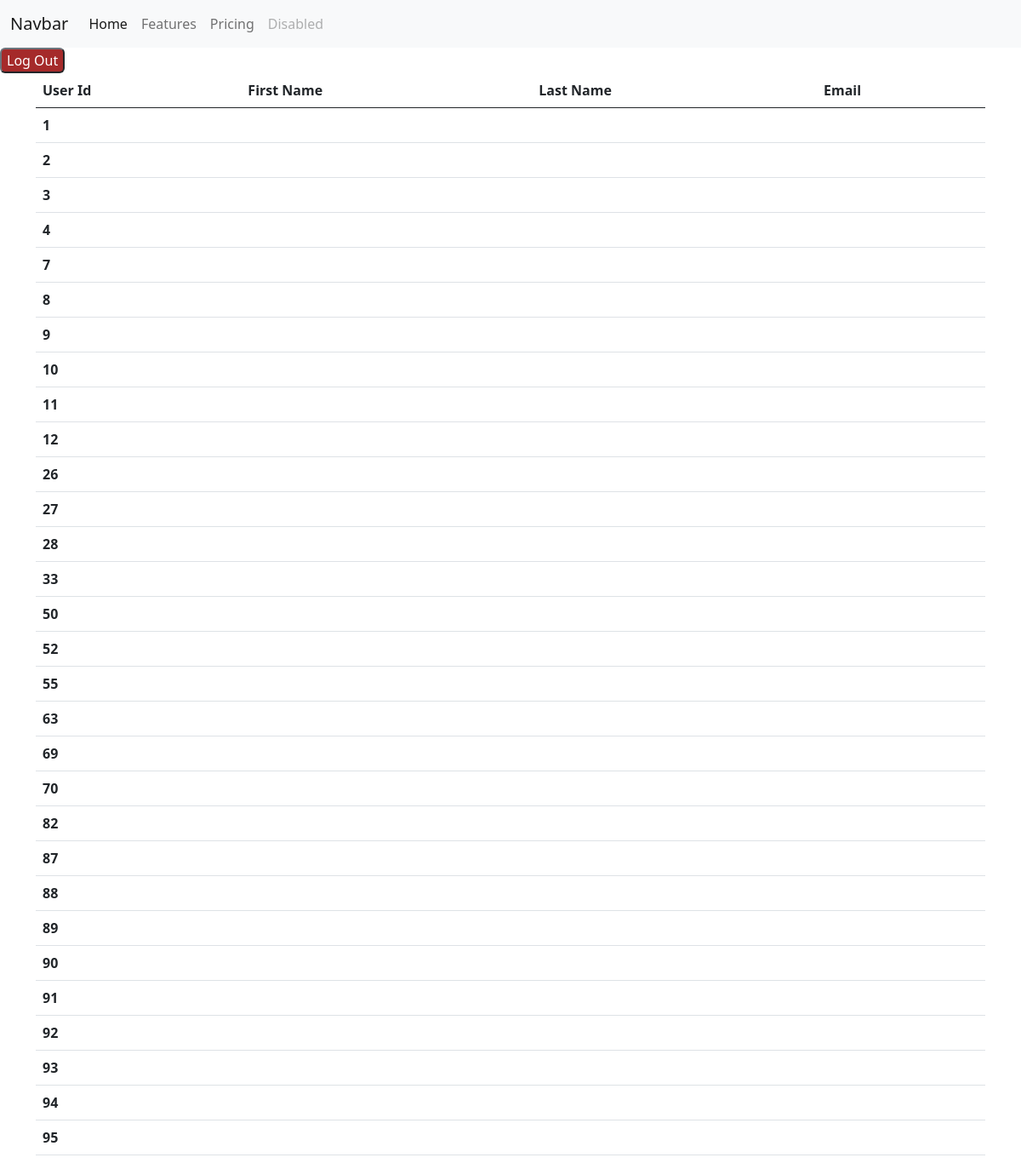
The app's page /users/voters (signed in), older data.
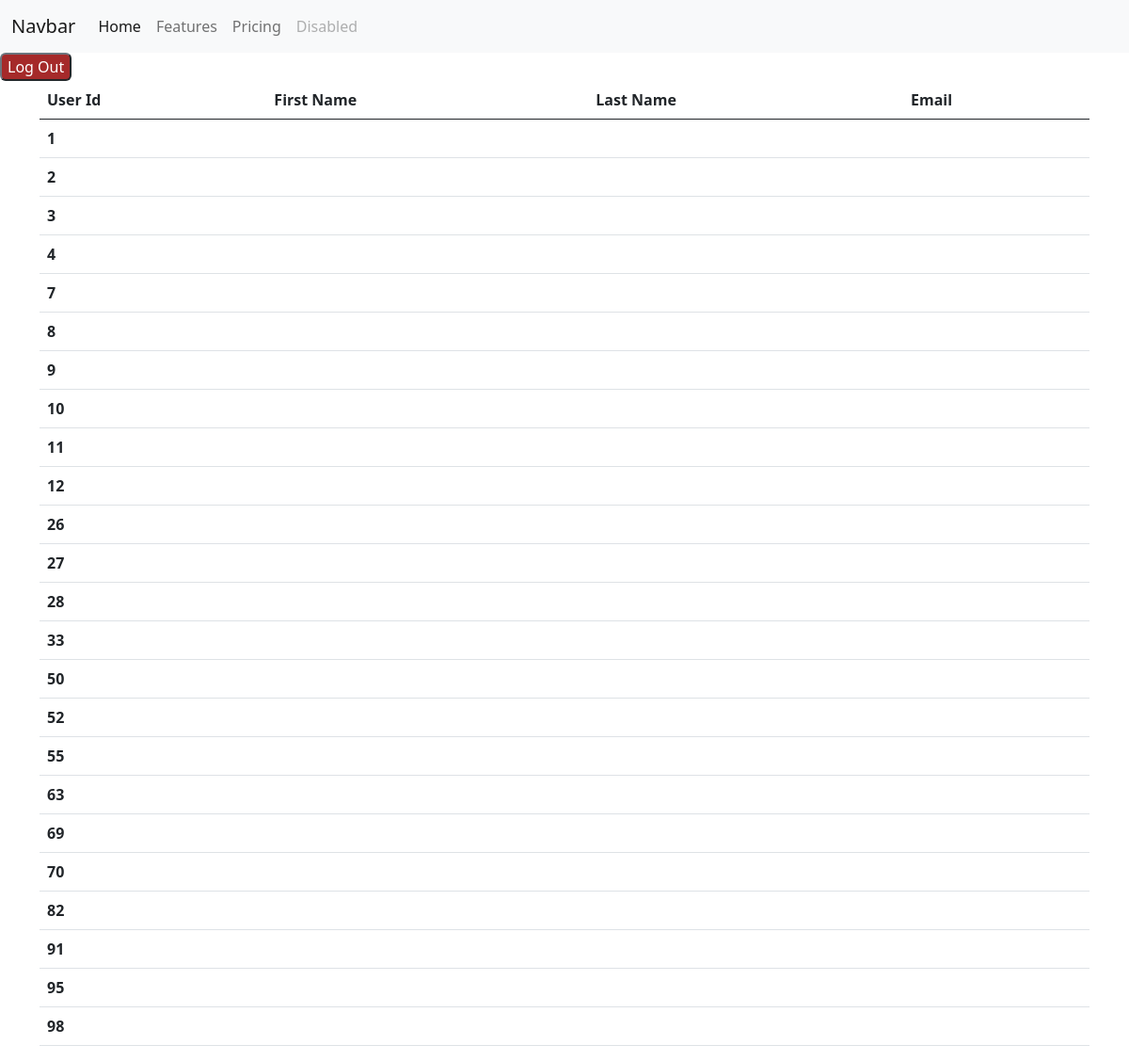
The same page, newer data.
### polls/models.py (models this page shows, shortened)
class Question(models.Model):
    question_text = models.CharField(max_length=255, null=True, blank=True)
    poll = models.ForeignKey('Poll', on_delete=models.SET_NULL, null=True, blank=True)
    pub_date = models.DateTimeField("date published",default=timezone.now)
    posted_by = models.ForeignKey(User, on_delete=models.SET_NULL, null=True, blank=True)
    timestamp = models.DateTimeField(default=timezone.now)

### users/views.py (the view)
# urls.py: path('voters', views.VotersView.as_view(), name ='voters'),
class VotersView(LoginRequiredMixin, ListView):
    login_url = "users:login"
    redirect_field_name = "redirect_to"
    model = Poll
    template_name = "users/voters.html"
    def get_context_data(self, **kwargs):
        context = super().get_context_data(**kwargs)
        context["voters"] = Poll.objects.all()
        return context
    def get_queryset(self):
        return Question.objects.filter(pub_date__lte=timezone.now())

### users/templates/users/voters.html
{% extends 'base.html'%}
{% block content%}
<table class="table">
  <thead>
    <tr>
      <th scope="col">User Id</th>
      <th scope="col">First Name</th>
      <th scope="col">Last Name</th>
      <th scope="col">Email</th>
    </tr>
  </thead>
  <tbody>
    {% for user  in object_list %}
    <tr>
      <th scope="row">{{user.id}}</th>
      <td>{{user.first_name}}</td>
      <td>{{user.last_name}}</td>
      <td>{{user.email}}</td>
    </tr>
    {%endfor%}
  </tbody>
</table>
{% endblock%}

Row changes from the older to the newer data that the page shows:
removed Question: id "87"
removed Question: id "88"
removed Question: id "89"
removed Question: id "90"
removed Question: id "92"
removed Question: id "93"
removed Question: id "94"
added Question: id "98"
